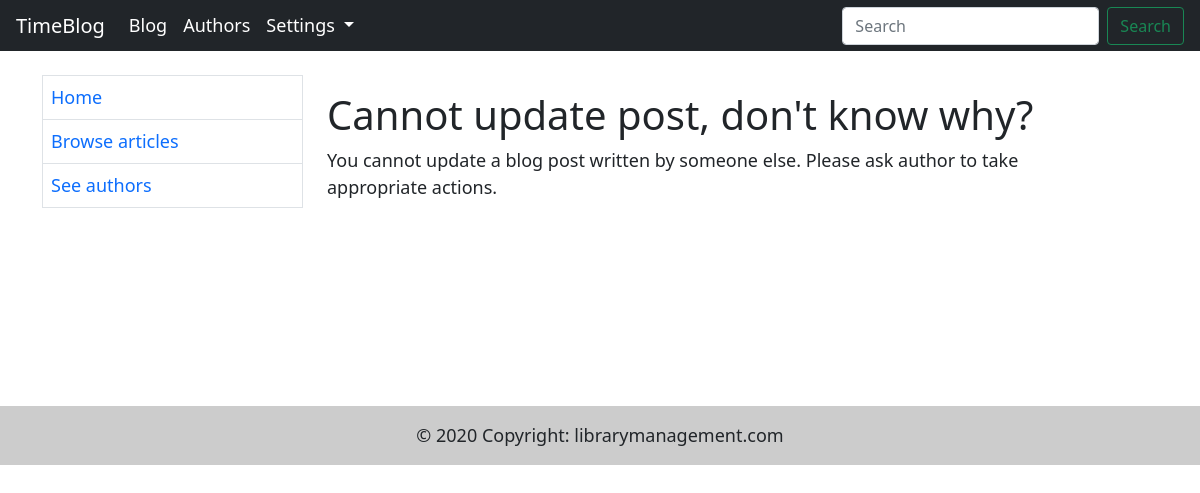
The page /blogs/12/update/ (signed in) on the database as committed earlier.
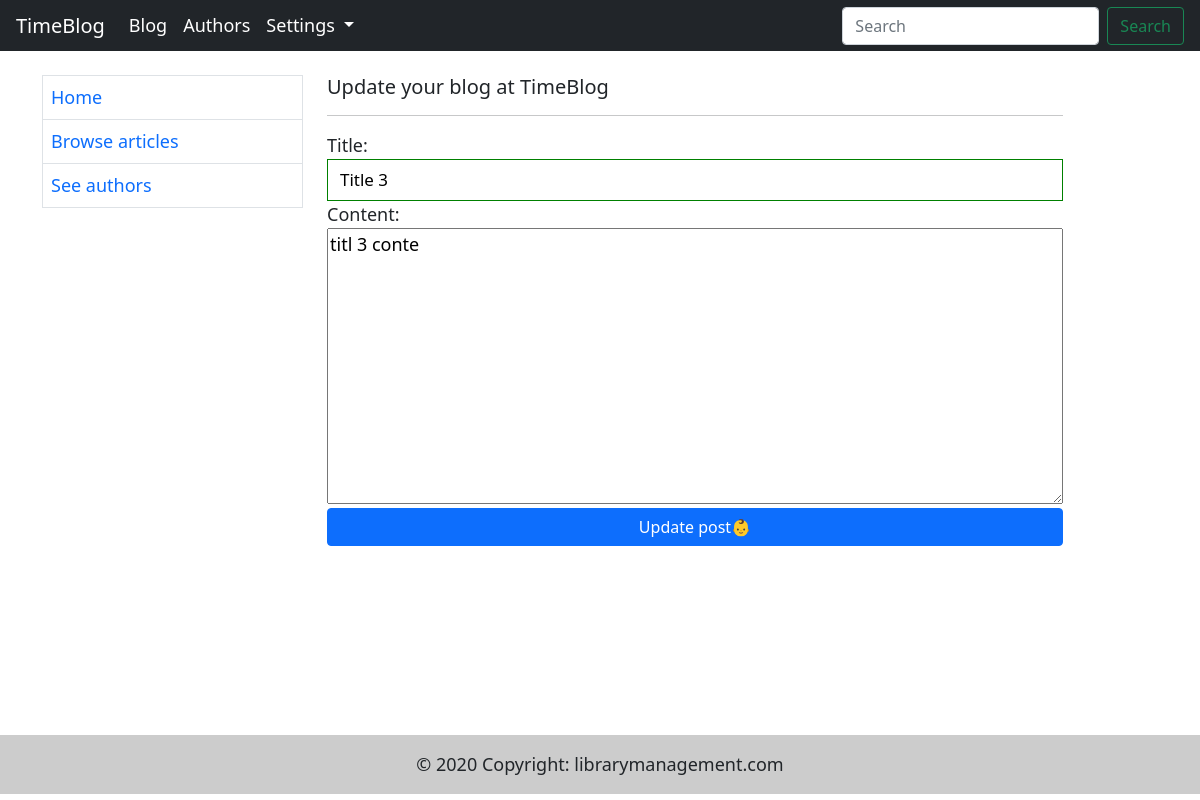
The same page on the database as committed later.
### blog/models.py (models this page shows, shortened)
class Blog(models.Model):
    author = models.ForeignKey(User, on_delete=models.SET_NULL, null=True)
    user = models.ForeignKey('Author', on_delete=models.SET_NULL, null=True)
    title = models.CharField(max_length=200)
    content = models.TextField(max_length=10000)
    timestamp = models.DateTimeField(auto_now_add=True, blank=True,)

### blog/views.py (the view)
# urls.py: path('<int:pk>/update/', views.UpdatePostUpdateView.as_view(), name="update-post"),
class UpdatePostUpdateView(LoginRequiredMixin, generic.UpdateView):
    model = Blog
    template_name = 'blog/update_post_form.html'
    context_object_name = 'update_blog'
    fields = ['title', 'content']

### templates/blog/update_post_form.html (shortened to what this page needs)
{% extends 'base.html' %}
{% block body %}
    {% if update_blog.author == request.user %}
        <h5 class="vLargeTextField">Update your blog at TimeBlog
        </h5>
        <hr>
        <form action="#" method="post">
            <ul class="list-group list-group-flush">
                {{ form.as_table }}
                <input type="submit" value="Update post👶" class="btn btn-primary mt-1">
            </ul>
        </form>
    {% else %}
        <h1>Cannot update post, don't know why?</h1>
        <p>You cannot update a blog post written by someone else. Please ask author to take appropriate actions.</p>
    {% endif %}
    <br>
    <br>
    <br>
    <br>
{% endblock %}

Rows that differ between the two databases and show on the page:
now on this page (row edited): Blog: title "Title 3", content "titl 3 conte"
changed Blog: author_id 3 → 2 (drawn)
Other text that changed with them:
form field value: (not shown) → "Update post👶"
text no longer shown: "Cannot update post, don't know why? You cannot update a blog post written by someone else. Please ask author to take appropriate actions."
text now shown: "Update your blog at TimeBlog Title: Content:"
